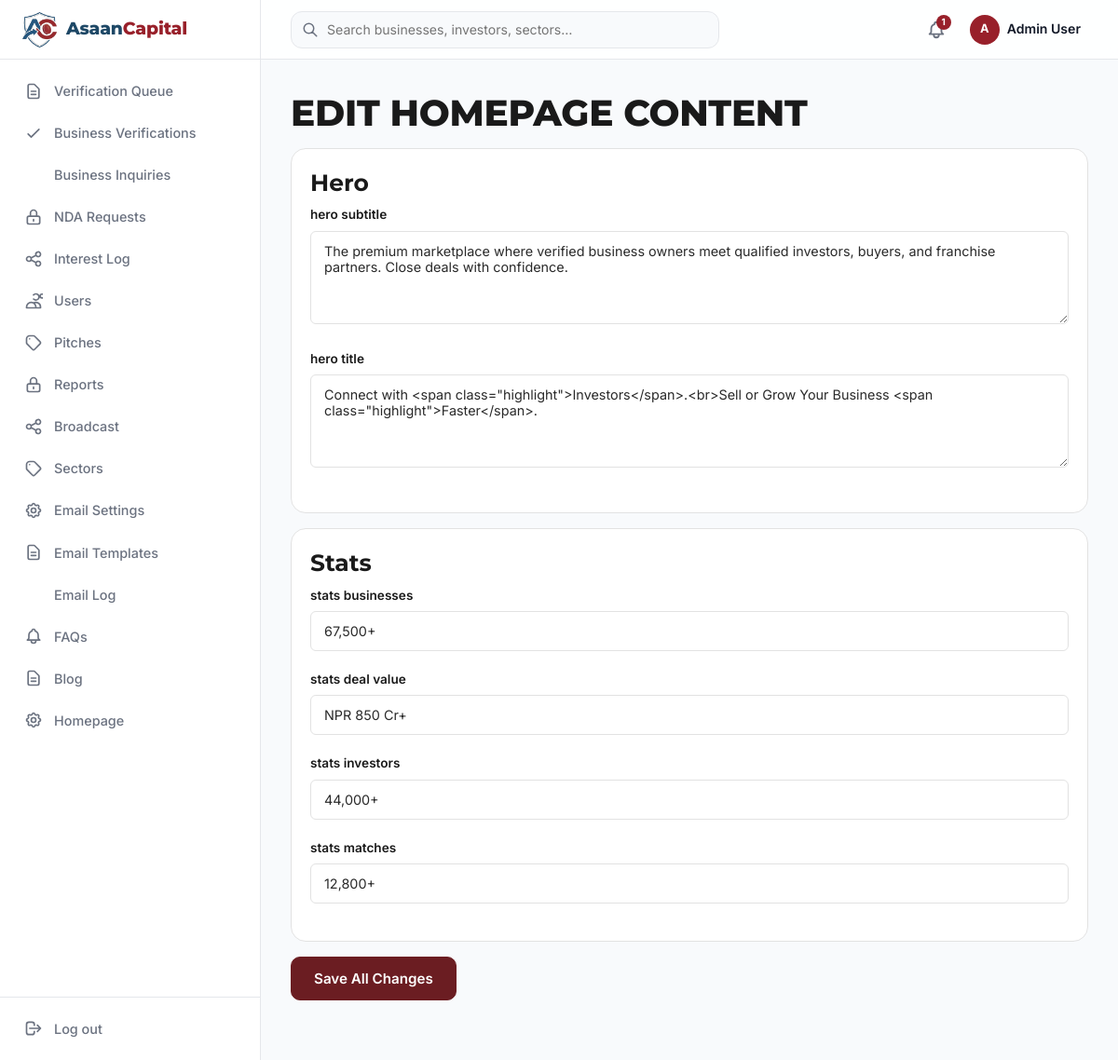
The page /admin/content/homepage.php (signed in) on the database its author committed.
### tables this page shows
CREATE TABLE `homepage_contents` (
  `id` bigint(20) unsigned NOT NULL AUTO_INCREMENT,
  `key` varchar(255) NOT NULL,
  `value` text DEFAULT NULL,
  `created_at` timestamp NULL DEFAULT NULL,
  `updated_at` timestamp NULL DEFAULT NULL,
  PRIMARY KEY (`id`),
  UNIQUE KEY `homepage_contents_key_unique` (`key`)
);

### config/helpers.php (called while the page is built, shortened)
<?php
function e(?string $s): string {
    return htmlspecialchars($s ?? '', ENT_QUOTES, 'UTF-8');
}

### config/db.php (called while the page is built)
<?php
function db(): PDO {
    static $pdo = null;
    if ($pdo === null) {
        $dsn = 'mysql:host=' . DB_HOST . ';port=' . DB_PORT . ';dbname=' . DB_NAME . ';charset=' . DB_CHARSET;
        $pdo = new PDO($dsn, DB_USER, DB_PASS, [
            PDO::ATTR_ERRMODE => PDO::ERRMODE_EXCEPTION,
            PDO::ATTR_DEFAULT_FETCH_MODE => PDO::FETCH_ASSOC,
            PDO::ATTR_EMULATE_PREPARES => false,
        ]);
    }
    return $pdo;
}

### admin/content/homepage.php (the view, shortened to what this page needs)
<?php
require __DIR__ . '/../../includes/layout-admin.php';
$stmt = db()->query('SELECT * FROM homepage_contents ORDER BY `key` ASC');
$contents = $stmt->fetchAll();
$grouped = [];
foreach ($contents as $c) {
    $prefix = explode('_', $c['key'])[0] ?? 'general';
    $grouped[$prefix][] = $c;
}
?>
<h2>Edit Homepage Content</h2>
<form method="post">
  <?php foreach ($grouped as $group => $items): ?>
  <div class="card" style="margin-bottom:1rem;">
    <h4 style="text-transform:capitalize;margin-bottom:0.5rem;"><?= e($group) ?></h4>
    <?php foreach ($items as $c): ?>
    <div class="input-group">
      <label><?= e(str_replace('_', ' ', $c['key'])) ?></label>
      <?php if (strlen($c['value'] ?? '') > 100): ?>
        <textarea name="values[<?= e($c['key']) ?>]" class="input" rows="4" style="resize:vertical;"><?= e($c['value'] ?? '') ?></textarea>
      <?php else: ?>
        <input type="text" name="values[<?= e($c['key']) ?>]" class="input" value="<?= e($c['value'] ?? '') ?>">
      <?php endif; ?>
    </div>
    <?php endforeach; ?>
  </div>
  <?php endforeach; ?>
  <button type="submit" class="btn btn-primary">Save All Changes</button>
</form>
<?php require __DIR__ . '/../../includes/footer.php'; ?>

### includes/header.php (shortened to what this page needs)
<?php
$user = current_user();
if ($user) {
    try {
        $stmt = db()->prepare('SELECT COUNT(*) FROM notifications WHERE user_id = ? AND is_read = 0');
        $stmt->execute([$user['id']]);
    } catch (\Throwable $e) {}
}
?>
<!DOCTYPE html>
<html lang="en" class="scroll-smooth">
<head>
  <link rel="stylesheet" href="<?= APP_URL ?>/assets/styles.css">
  <link rel="stylesheet" href="<?= APP_URL ?>/assets/listings.css">
  <link rel="stylesheet" href="<?= APP_URL ?>/assets/header.css">
</head>
<body>

### includes/layout-admin.php (shortened to what this page needs)
<?php
require __DIR__ . '/header.php';
require __DIR__ . '/ui.php';
$__dashUser = $user ?? current_user() ?? ['name' => 'Admin', 'role' => 'admin'];
$__dashUnread = $unreadCount ?? 0;
?>
<div class="dash-shell">
  <?php
    ui_sidebar($__dashUser, $__dashUnread, true);
    ui_topbar($__dashUser, $__dashUnread);
  ?>
  <main class="dash-main">

### includes/ui.php (shortened to what this page needs)
<?php
if (!defined('UI_PHP_LOADED')) {
    function ui_icon(string $name, string $class = 'ui-ico'): void {
        $p = $GLOBALS['UI_ICONS'][$name] ?? '';
        echo '<svg class="' . e($class) . '" viewBox="0 0 24 24" fill="none" stroke="currentColor" stroke-width="2" stroke-linecap="round" stroke-linejoin="round" aria-hidden="true">' . $p . '</svg>';
    }
    function ui_admin_links(): array {
        return [
            ['Verification Queue', '/admin/verification', 'document'],
            ['Business Verifications', '/admin/business-verifications', 'check'],
            ['Business Inquiries', '/admin/inquiries', 'mail'],
            ['NDA Requests', '/admin/nda-requests', 'lock'],
            ['Interest Log', '/admin/interest-log', 'share'],
            ['Users', '/admin/users', 'users'],
            ['Pitches', '/admin/pitches', 'tag'],
            ['Reports', '/admin/reports', 'lock'],
            ['Broadcast', '/admin/broadcast', 'share'],
            ['Sectors', '/admin/sectors', 'tag'],
            ['Email Settings', '/admin/email-settings', 'settings'],
            ['Email Templates', '/admin/email-templates', 'document'],
            ['Email Log', '/admin/email-log', 'mail'],
            ['FAQs', '/admin/faqs', 'bell'],
            ['Blog', '/admin/blog', 'document'],
            ['Homepage', '/admin/homepage', 'settings'],
        ];
    }
    function ui_is_active(string $url): bool {
        $cur = parse_url($_SERVER['REQUEST_URI'] ?? '/', PHP_URL_PATH) ?? '/';
        $cur = preg_replace('#^/assan#', '', $cur) ?: '/';
        return $cur === $url || str_starts_with($cur, $url . '/');
    }
    function ui_sidebar(array $user, int $unreadCount, bool $isAdmin): void {
        $links = $isAdmin ? ui_admin_links() : ui_dashboard_links($user['role'] ?? 'investor');
        ?>
        <aside class="dash-sidebar" id="dashSidebar" aria-label="Dashboard navigation">
          <div class="dash-sidebar-brand">
            <a href="<?= APP_URL ?>/" class="dash-brand-link" aria-label="Asaan Capital home">
              <img src="<?= APP_URL ?>/logo.png" alt="" class="dash-brand-logo">
              <span class="dash-brand-word">Asaan<span>Capital</span></span>
            </a>
            <button class="dash-sidebar-close" type="button" onclick="dashCloseSidebar()" aria-label="Close menu"><?php ui_icon('close'); ?></button>
          </div>
          <nav class="dash-nav">
            <?php foreach ($links as [$label, $url, $icon]):
              $active = ui_is_active($url);
            ?>
            <a href="<?= APP_URL . $url ?>" class="dash-nav-item<?= $active ? ' active' : '' ?>"<?= $active ? ' aria-current="page"' : '' ?>>
              <span class="dash-nav-ico"><?php ui_icon($icon); ?></span>
              <span class="dash-nav-label"><?= e($label) ?></span>
            </a>
            <?php endforeach; ?>
          </nav>
          <div class="dash-sidebar-footer">
            <a href="<?= APP_URL ?>/logout" class="dash-nav-item dash-nav-logout">
              <span class="dash-nav-ico"><?php ui_icon('logout'); ?></span>
              <span class="dash-nav-label">Log out</span>
            </a>
          </div>
        </aside>
        <?php
    }
    function ui_topbar(array $user, int $unreadCount): void {
        $initial = mb_strtoupper(mb_substr($user['name'] ?? 'U', 0, 1));
        $bellLabel = $unreadCount > 0 ? "Notifications ({$unreadCount} unread)" : 'Notifications';
        ?>
        <header class="dash-topbar">
          <form class="dash-topbar-search" action="<?= APP_URL ?>/search" method="get" role="search">
            <span class="dash-search-ico"><?php ui_icon('search'); ?></span>
            <input type="text" name="q" placeholder="Search businesses, investors, sectors…" aria-label="Search">
          </form>
          <div class="dash-topbar-actions">
            <a href="<?= APP_URL ?>/notifications" class="dash-iconbtn" aria-label="<?= e($bellLabel) ?>">
              <?php if ($unreadCount > 0): ?><span class="dash-iconbtn-badge"><?= $unreadCount > 9 ? '9+' : $unreadCount ?></span><?php endif; ?>
            </a>
            <a href="<?= APP_URL ?>/dashboard" class="dash-topbar-user" aria-label="<?= e($user['name'] ?? 'User') ?>">
              <div class="dash-avatar dash-avatar-sm"><?= e($initial) ?></div>
              <span class="dash-topbar-username"><?= e($user['name'] ?? 'User') ?></span>
            </a>
          </div>
        </header>
        <?php
    }
        ?>
        <?php
}

### includes/footer.php (shortened to what this page needs)
<?php if (!empty($dashChrome)): ?>
  </main>
</div>
<?php endif; ?>
</body>
</html>

### assets/listings.css (style rules this page uses)
:root { --ds-bg: #F8FAFC; --ds-surface: #FFFFFF; --ds-text: #0F172A; --ds-text-secondary: #475569; --ds-border: #E2E8F0; --ds-primary: #0B3A5E; --ds-success: #16A34A; --ds-warning: #F59E0B; --ds-danger: #DC2626; --ds-muted: #94A3B8; --ds-soft: #F1F5F9; --ds-font: 'Inter', -apple-system, BlinkMacSystemFont, 'Segoe UI', sans-serif; --ds-hero: 3rem; --ds-section: 2rem; --ds-card-title: 1.25rem; --ds-metric: 1.75rem; --ds-body: 1rem; --ds-small: 0.875rem; --ds-label: 0.75rem; --ds-section-gap: 2rem; --ds-radius: 12px; --ds-radius-sm: 8px; --ds-shadow: 0 1px 3px rgba(0,0,0,0.05); --ds-container: 1440px; }
*, *::before, *::after { box-sizing: border-box; }

### includes/header.php (style rules this page uses)
html.scroll-smooth { scroll-behavior: smooth; }

### rows shown on the page
homepage_contents: key "hero subtitle", key+value "The premium marketplace where verified business owners meet qualified investors, buyers, and franchise partners. Close deals with confidence."
homepage_contents: key "hero title", key+value "Connect with <span class=\"highlight\">Investors</span>.<br>Sell or Grow Your Business <span class=\"highlight\">Faster</span>."
homepage_contents: key "stats businesses", value "67,500+"
homepage_contents: key "stats deal value", value "NPR 850 Cr+"
homepage_contents: key "stats investors", value "44,000+"
homepage_contents: key "stats matches", value "12,800+"

### other values the page prints
$label "Verification Queue"
$label "Business Verifications"
$label "Business Inquiries"
$label "NDA Requests"
$label "Interest Log"
$label "Users"
$label "Pitches"
$label "Reports"
$label "Broadcast"
$label "Sectors"
$label "Email Settings"
$label "Email Templates"
$label "Email Log"
$label "FAQs"
$label "Blog"
